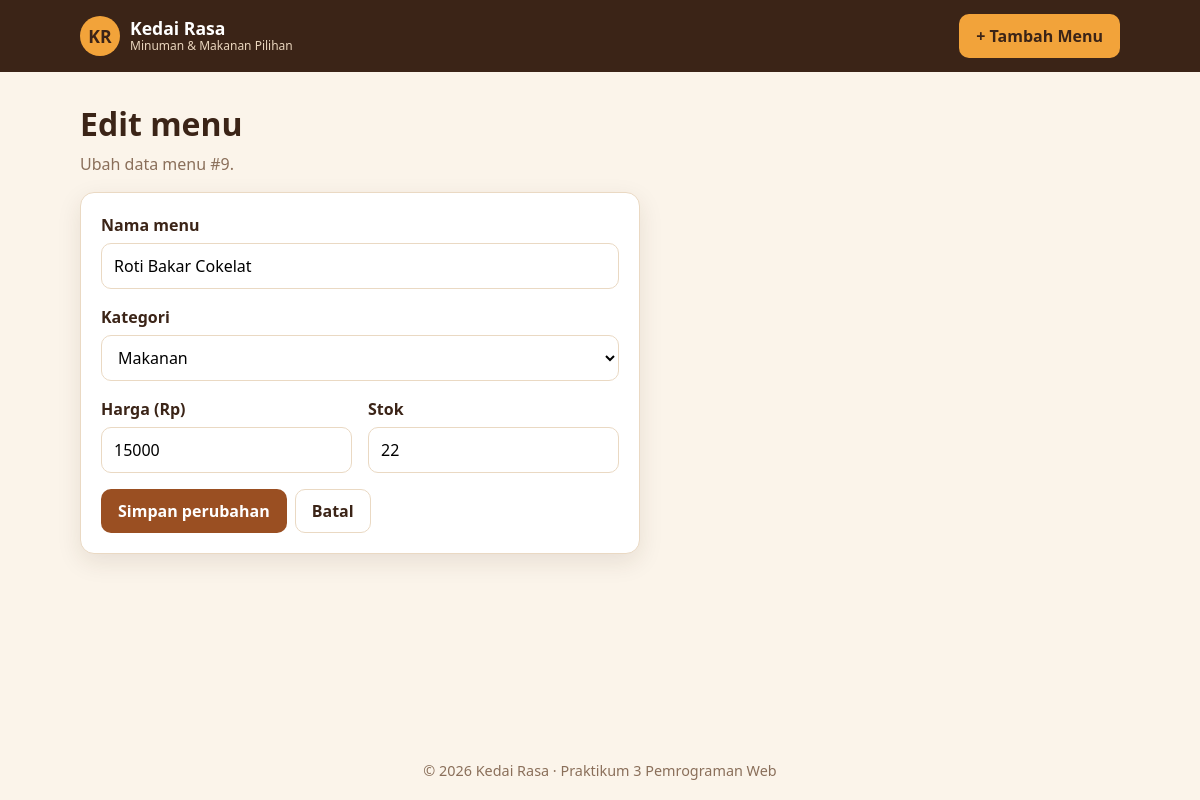
The page /edit.php?id=9 on the database its author committed.
### tables this page shows
CREATE TABLE products (
  id         INT AUTO_INCREMENT PRIMARY KEY,
  name       VARCHAR(100)  NOT NULL UNIQUE,
  category   VARCHAR(50)   NOT NULL DEFAULT 'Minuman',
  price      DECIMAL(12,2) NOT NULL,
  stock      INT           NOT NULL DEFAULT 0,
  created_at TIMESTAMP     DEFAULT CURRENT_TIMESTAMP
);

### config/helpers.php (called while the page is built, shortened)
<?php
function e($value): string
{
    return htmlspecialchars((string) $value, ENT_QUOTES, 'UTF-8');
}
function get_categories(?PDO $pdo = null): array
{
    return CATEGORIES;
}

### includes/product_form.php (the view, shortened to what this page needs)
<form class="card form" action="<?= e($action) ?>" method="POST">
  <div class="field">
    <label for="name">Nama menu</label>
    <input id="name" name="name" minlength="3" maxlength="100" required
           value="<?= e($old['name']) ?>"
           class="<?= isset($errors['name']) ? 'is-invalid' : '' ?>">
  </div>
  <div class="field">
    <label for="category">Kategori</label>
    <select id="category" name="category" required
            class="<?= isset($errors['category']) ? 'is-invalid' : '' ?>">
      <?php foreach ($categories as $c): ?>
        <option value="<?= e($c) ?>" <?= $old['category'] === $c ? 'selected' : '' ?>><?= e($c) ?></option>
      <?php endforeach; ?>
    </select>
  </div>
  <div class="row">
    <div class="field">
      <label for="price">Harga (Rp)</label>
      <input id="price" name="price" type="number" min="1" step="any" required
             value="<?= e($old['price']) ?>"
             class="<?= isset($errors['price']) ? 'is-invalid' : '' ?>">
    </div>
    <div class="field">
      <label for="stock">Stok</label>
      <input id="stock" name="stock" type="number" min="0" step="1" required
             value="<?= e($old['stock']) ?>"
             class="<?= isset($errors['stock']) ? 'is-invalid' : '' ?>">
    </div>
  </div>
  <div class="actions">
    <button type="submit" class="btn btn--primary"><?= e($submitLabel) ?></button>
    <a class="btn btn--ghost" href="index.php">Batal</a>
  </div>
</form>

### public/assets/style.css (style rules this page uses)
*, *::before, *::after { box-sizing: border-box; }
:root { --ink: #3b2417; --primary: #9a4f22; --primary-dark: #7a3d19; --accent: #f2a33a; --danger: #c0392b; --bg: #fbf4ea; --line: #ead9c3; --muted: #8a6f5a; }
body { margin: 0; font-family: "Segoe UI", Arial, sans-serif; color: var(--ink); background: var(--bg); line-height: 1.5; min-height: 100vh; display: flex; flex-direction: column; }
.card { margin: 0; padding: 20px; border: 1px solid var(--line); border-radius: 14px; background: #fff; box-shadow: 0 8px 24px rgba(59, 36, 23, .10); }
.btn { display: inline-block; padding: 9px 16px; border: 1px solid transparent; border-radius: 10px; font: inherit; font-weight: 600; cursor: pointer; text-decoration: none; transition: transform .1s, background .15s; }
.btn--primary { background: var(--primary); color: #fff; }
.btn--ghost { background: #fff; color: var(--ink); border-color: var(--line); }
input, select { width: 100%; padding: 10px 12px; border: 1px solid var(--line); border-radius: 10px; font: inherit; background: #fff; }
.actions { display: flex; gap: 8px; margin-top: auto; }
.form { max-width: 560px; margin-bottom: 32px; }
.field { flex: 1 1 200px; margin-bottom: 16px; }
.field label { display: block; margin-bottom: 6px; font-weight: 600; }
.row { display: flex; flex-wrap: wrap; gap: 16px; }

### rows shown on the page
products: name "Roti Bakar Cokelat", price "15000", stock "22"

### other values the page prints
APP_INITIAL "KR"
APP_NAME "Kedai Rasa"
APP_TAGLINE "Minuman & Makanan Pilihan"
$id "9"
$submitLabel "Simpan perubahan"
form field category "Makanan"
